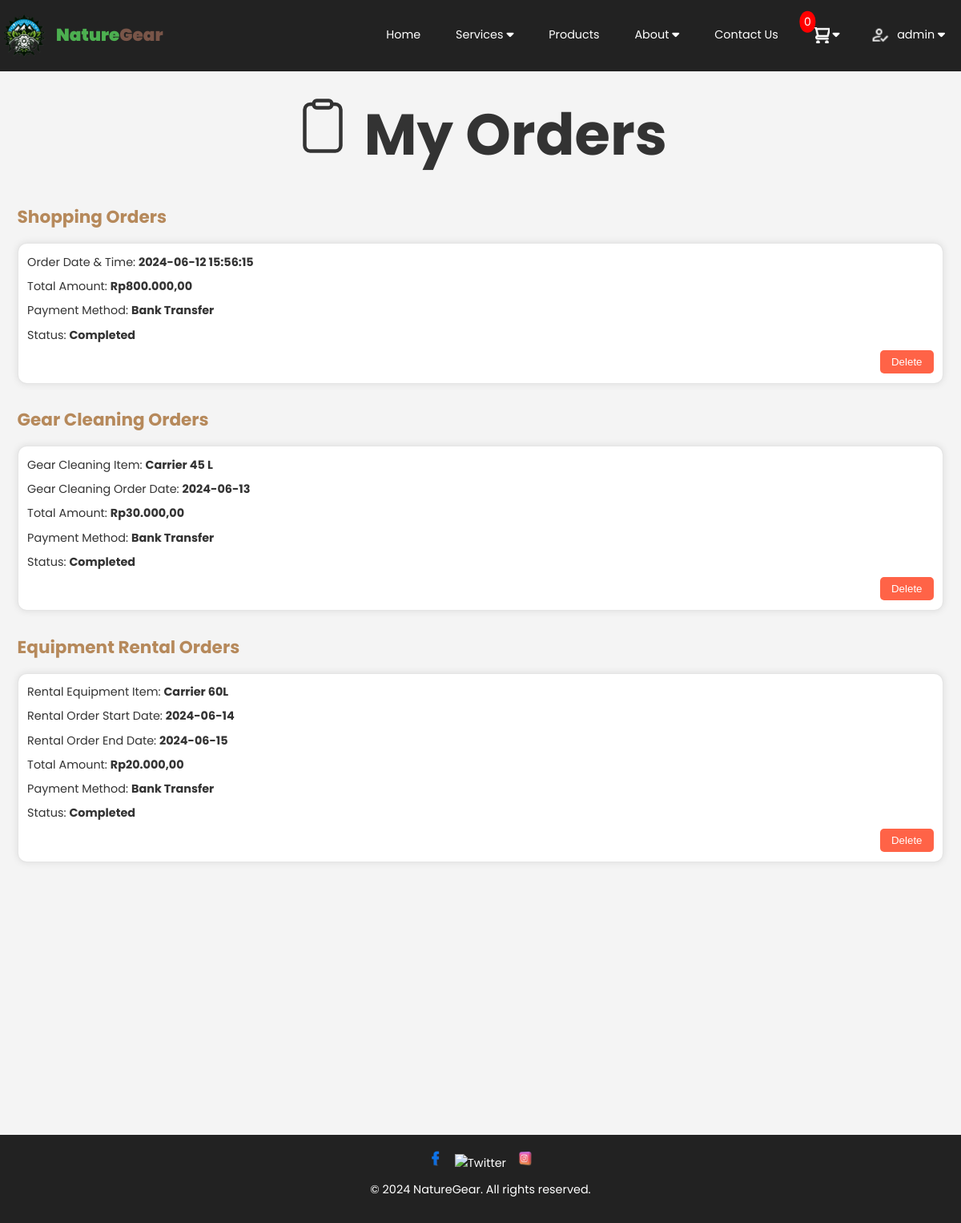
Screenshot of /orders.php (signed in) with the database file from the repository.
### tables this page shows
CREATE TABLE `orders` (
  `id` int(11) NOT NULL,
  `user_id` int(11) NOT NULL,
  `order_date` datetime NOT NULL DEFAULT current_timestamp(),
  `status` varchar(50) NOT NULL DEFAULT 'Pending',
  `total_amount` decimal(10,2) NOT NULL,
  `payment_method` varchar(50) NOT NULL,
  `payment_proof` varchar(255) DEFAULT NULL
);

CREATE TABLE `gear_cleaning` (
  `id` int(11) NOT NULL,
  `user_id` int(11) DEFAULT NULL,
  `item_description` text DEFAULT NULL,
  `cleaning_date` date DEFAULT NULL,
  `status` varchar(50) NOT NULL DEFAULT 'Pending',
  `image` varchar(255) DEFAULT NULL,
  `payment_method` varchar(50) NOT NULL,
  `payment_proof` varchar(255) DEFAULT NULL,
  `total_amount` decimal(10,2) NOT NULL
);

CREATE TABLE `equipment_rental` (
  `id` int(11) NOT NULL,
  `user_id` int(11) DEFAULT NULL,
  `equipment_id` int(11) DEFAULT NULL,
  `rental_start` date DEFAULT NULL,
  `rental_end` date DEFAULT NULL,
  `status` varchar(50) NOT NULL DEFAULT 'Pending',
  `payment_method` varchar(50) NOT NULL,
  `payment_proof` varchar(255) DEFAULT NULL,
  `total_amount` decimal(10,2) NOT NULL
);

CREATE TABLE `products` (
  `id` int(11) NOT NULL,
  `name` varchar(100) NOT NULL,
  `description` text DEFAULT NULL,
  `price` decimal(10,2) NOT NULL,
  `category` varchar(50) NOT NULL,
  `image` varchar(255) DEFAULT NULL,
  `availability` varchar(50) NOT NULL DEFAULT 'Available'
);

### orders.php (the view, shortened to what this page needs)
<?php
include 'config/database.php';
?>
<!DOCTYPE html>
<html lang="en">
<head>
    <link rel="stylesheet" href="styles/orders.css">
    <link rel="stylesheet" href="styles/navbar.css">
    <link rel="stylesheet" href="styles/footer.css">
    <link rel="stylesheet" href="https://cdnjs.cloudflare.com/ajax/libs/font-awesome/6.3.0/css/all.min.css"
>
</head>
<body>
    <?php include 'assets/navbar.php'; ?>
    <main class="container">
        <h1 class="heading">
            <ion-icon name="clipboard-outline"></ion-icon> My Orders
        </h1>
        <section class="orders-section">
            <?php
            $shopping_orders = $conn->query("SELECT * FROM orders WHERE user_id = $user_id ORDER BY id DESC");
            $rental_orders = $conn->query("SELECT * FROM equipment_rental WHERE user_id = $user_id ORDER BY id DESC");
            $cleaning_orders = $conn->query("SELECT * FROM gear_cleaning WHERE user_id = $user_id ORDER BY id DESC");
            if (($shopping_orders->num_rows > 0) || ($rental_orders->num_rows) || ($cleaning_orders->num_rows)) {
                $select_orders = $conn->query("SELECT * FROM orders WHERE user_id = $user_id ORDER BY id DESC");
                if ($select_orders->num_rows > 0) {
                    while ($fetch_order = $select_orders->fetch_assoc()) {
                        ?>
                        <h2 class="section-heading">Shopping Orders</h2>
                        <div class="order-card">
                            <div class="order-details">
                                <p>Order Date & Time: <strong><?php echo $fetch_order['order_date']; ?></strong></p>
                                <p>Total Amount:
                                    <strong>Rp<?php echo number_format($fetch_order['total_amount'], 2, ',', '.'); ?></strong></p>
                                <p>Payment Method: <strong><?php echo $fetch_order['payment_method']; ?></strong></p>
                                <p>Status: <strong><?php echo $fetch_order['status']; ?></strong></p>
                            </div>
                            <?php if ($fetch_order['status'] === 'Completed' || $fetch_order['status'] === 'Canceled') { ?>
                                <div class="order-action">
                                    <button class="delete-btn"
                                        onclick="confirmDeletion(<?php echo $fetch_order['id']; ?>)">Delete</button>
                                </div>
                            <?php } elseif ($fetch_order['status'] === 'In Progress') { ?>
                                <div class="order-status in-progress">
                                    <p>Your order is currently in progress. Our team is preparing your order for shipment.</p>
                                </div>
                            <?php } ?>
                        </div>
                        <?php
                    }
                }
                ?>
            </section>
            <section class="orders-section">
                <?php
                $select_orders = $conn->query("SELECT * FROM gear_cleaning WHERE user_id = $user_id  ORDER BY id DESC");
                if ($select_orders->num_rows > 0) {
                    while ($fetch_order = $select_orders->fetch_assoc()) {
                        ?>
                        <h2 class="section-heading">Gear Cleaning Orders</h2>
                        <div class="order-card">
                            <div class="order-details">
                                <p>Gear Cleaning Item: <strong><?php echo $fetch_order['item_description']; ?></strong></p>
                                <p>Gear Cleaning Order Date: <strong><?php echo $fetch_order['cleaning_date']; ?></strong></p>
                                <p>Total Amount: <strong>Rp<?php echo number_format($fetch_order['total_amount'], 2, ',', '.'); ?></strong></p>
                                <p>Payment Method: <strong><?php echo $fetch_order['payment_method']; ?></strong></p>
                                <p>Status: <strong><?php echo $fetch_order['status']; ?></strong></p>
                            </div>
                            <?php if ($fetch_order['status'] === 'Completed' || $fetch_order['status'] === 'Rejected' || $fetch_order['status'] === 'Canceled') { ?>
                                <div class="order-action">
                                    <button class="delete-btn"
                                        onclick="confirmDeletionCleaning(<?php echo $fetch_order['id']; ?>)">Delete</button>
                                </div>
                            <?php } elseif ($fetch_order['status'] === 'Approved') { ?>
                                <div class="order-status in-progress">
                                    <p>Your order is currently in progress.</p>
                                </div>
                            <?php } ?>
                        </div>
                        <?php
                    }
                }
                ?>
            </section>
            <section class="orders-section">
                <?php
                $select_orders = $conn->query("SELECT er.*, p.name AS equipment_name FROM equipment_rental er JOIN products p ON er.equipment_id = p.id WHERE user_id = $user_id ORDER BY er.id DESC");
                if ($select_orders->num_rows > 0) {
                    while ($fetch_order = $select_orders->fetch_assoc()) {
                        ?>
                        <h2 class="section-heading">Equipment Rental Orders</h2>
                        <div class="order-card">
                            <div class="order-details">
                                <p>Rental Equipment Item: <strong><?php echo $fetch_order['equipment_name']; ?></strong></p>
                                <p>Rental Order Start Date: <strong><?php echo $fetch_order['rental_start']; ?></strong></p>
                                <p>Rental Order End Date: <strong><?php echo $fetch_order['rental_end']; ?></strong></p>
                                <p>Total Amount: <strong>Rp<?php echo number_format($fetch_order['total_amount'], 2, ',', '.'); ?></strong></p>
                                <p>Payment Method: <strong><?php echo $fetch_order['payment_method']; ?></strong></p>
                                <p>Status: <strong><?php echo $fetch_order['status']; ?></strong></p>
                            </div>
                            <?php if ($fetch_order['status'] === 'Completed' || $fetch_order['status'] === 'Rejected' || $fetch_order['status'] === 'Canceled') { ?>
                                <div class="order-action">
                                    <button class="delete-btn"
                                        onclick="confirmDeletionRental(<?php echo $fetch_order['id']; ?>)">Delete</button>
                                </div>
                            <?php } elseif ($fetch_order['status'] === 'Approved') { ?>
                                <div class="order-status in-progress">
                                    <p>Your order is currently in progress.</p>
                                </div>
                            <?php } ?>
                        </div>
                        <?php
                    }
                }
            } else {
                echo '<div class="no-orders">You have no orders yet!</div>';
            }
            ?>
        </section>
    </main>
    <?php include 'assets/footer.php'; ?>
</body>
</html>

### styles/orders.css (style rules this page uses)
:root { --primary: #b6895b; --bg: #f4f4f4; --shadow: rgba(0, 0, 0, 0.1); }
* { box-sizing: border-box; margin: 0; padding: 0; text-decoration: none; outline: none; border: none; }
body { font-family: "Poppins", sans-serif; margin: 0; padding: 0; background-color: var(--bg); color: #333; line-height: 1.6; }
.container { padding: 2rem; }
.heading { color: #000; text-align: center; margin-bottom: 2rem; }
.orders-section { margin-bottom: 2rem; }
.section-heading { color: var(--primary); margin-bottom: 1rem; }
.order-card { background-color: #fff; border: 1px solid var(--shadow); border-radius: 0.8rem; box-shadow: 0 0 10px var(--shadow); margin-bottom: 1.5rem; padding: 1rem; }
.order-details p { margin-bottom: 0.5rem; }
.order-details strong { font-weight: bold; }
.order-action { text-align: right; }
.delete-btn { background-color: #ff6347; color: #fff; padding: 0.5rem 1rem; border-radius: 5px; cursor: pointer; transition: background-color 0.3s ease; }
@media (max-width: 1200px) { .container { padding: 1.5rem; } }
@media (max-width: 1200px) { .order-card { padding: 0.8rem; } }

### styles/navbar.css (style rules this page uses)
:root { --primary: #b6895b; --bg: #f4f4f4; }
* { box-sizing: border-box; margin: 0; padding: 0; text-decoration: none; outline: none; border: none; }
body { font-family: "Poppins", sans-serif; margin: 0; padding: 0; background-color: #f4f4f4; color: #333; line-height: 1.6; }

### styles/footer.css (style rules this page uses)
html, body { height: 100%; margin: 0; padding: 0; }

### styles/index.css (style rules this page uses)
:root { --primary: #b6895b; --bg: #f4f4f4; }
* { box-sizing: border-box; margin: 0; padding: 0; text-decoration: none; outline: none; border: none; }
body { font-family: "Poppins", sans-serif; margin: 0; padding: 0; background-color: var(--bg); color: #333; line-height: 1.6; }
html { font-size: 90%; overflow-x: hidden; scroll-behavior: smooth; scroll-padding-top: 9rem; }
.heading { color: var(--black); font-size: 5rem; text-align: center; }

### rows the page displays
orders: order_date "2024-06-12 15:56:15", total_amount "800.000,00", payment_method "Bank Transfer", status "Completed"
gear_cleaning: item_description "Carrier 45 L", cleaning_date "2024-06-13", total_amount "30.000,00", payment_method "Bank Transfer", status "Completed"
equipment_rental: equipment.name "Carrier 60L", rental_start "2024-06-14", rental_end "2024-06-15", total_amount "20.000,00", payment_method "Bank Transfer", status "Completed"

### other values shown
$row_count "0"
$_SESSION['username'] "admin"
